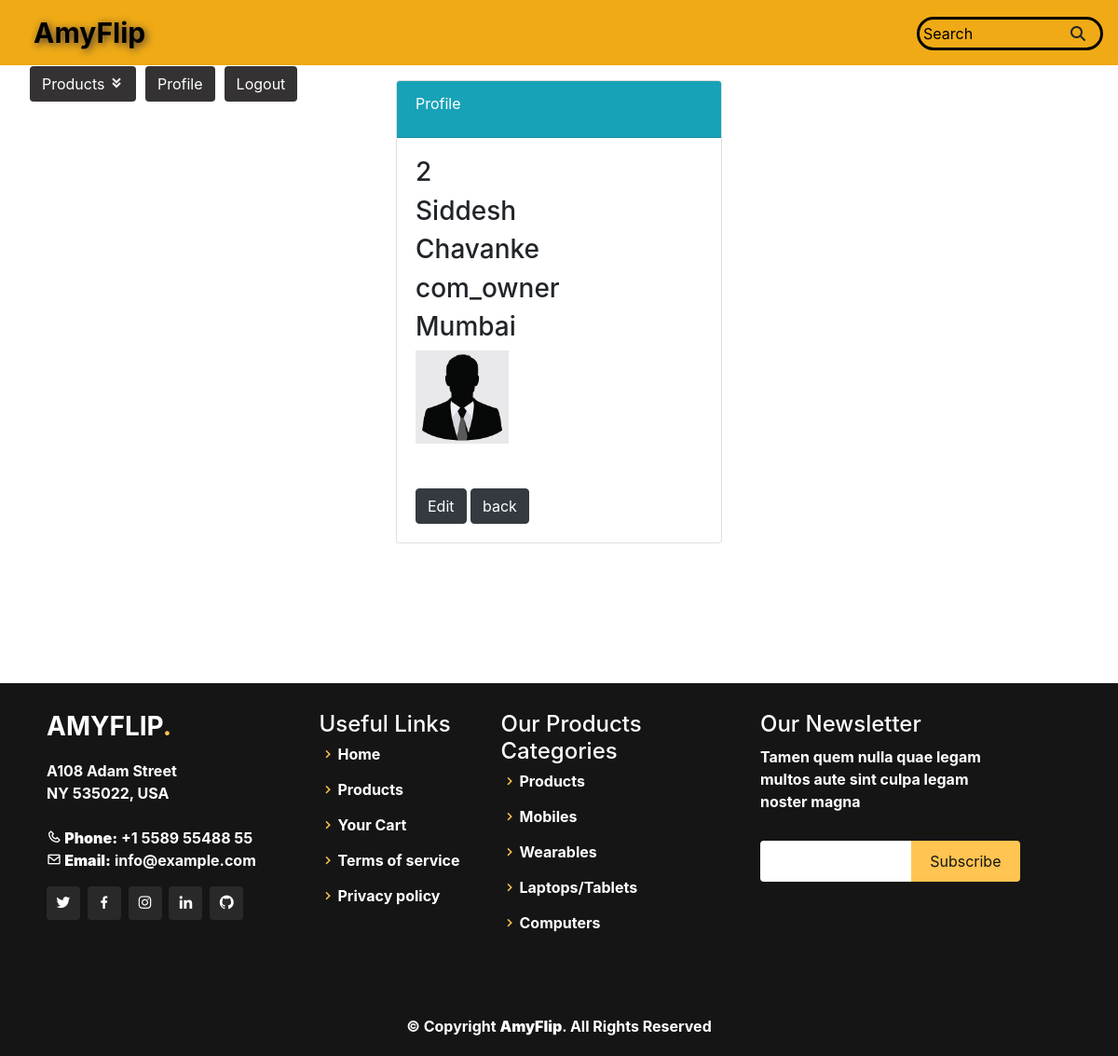
Screenshot of /profile/ (signed in) with the database file from the repository.
### users/models.py (models this page shows, shortened)
class Profile(models.Model):
    user = models.OneToOneField(User, on_delete = models.CASCADE)
    image = models.ImageField(default='profilepic.jpg', upload_to='profile_pictures')
    location = models.CharField(default = 'Location', max_length = 100)
    user_type_choices = (
        ('admin', 'admin'),
        ('com_owner', 'com_owner'),
        ('cust', 'cust')
    )
    user_type = models.CharField(max_length = 100, choices = user_type_choices, blank = False)

### users/views.py (the view)
# urls.py: path('profile/', userviews.ProfilePage, name='profile'),
def ProfilePage(request):
    prof = Profile.objects.get(user = request.user.id)
    if not request.user.is_authenticated:
        return redirect('login')
    context = {
        'prof' : prof
    }
    return render(request,'users/profile.html', context)

### users/templates/users/profile.html (shortened to what this page needs)
{% extends 'products/base.html' %}
{% block body %}
<div class="container">
    <div class="row">
        <div class="col-md-4 offset-md-4">
            <div class="card">
                <div class="card-header text-white bg-info">
                    <div class="card-title">
                        Profile
                    </div>
                </div>
                <div class="card-body">
                    <h3>{{ prof.id }}</h3>
                    <h3>{{ user.first_name }}</h3>
                    <h3>{{ user.last_name }}</h3>
                    <h3>{{ user.profile.user_type }}</h3>
                    <h3>{{ user.profile.location }}</h3>
                    <img height="100px" width="100px" src="{{ prof.image.url }}" alt="">
                    <br><br><br>
                    <a href="{% url 'edit_profile' prof.id %}" class="btn btn-dark">
                        Edit
                    </a>
                    <a href="{% url 'products:index' %}" class="btn btn-dark">
                        back
                    </a>
                </div>
            </div>
        </div>
    </div>
</div>
{% endblock %}

### electronic/templates/products/base.html (style rules this page uses)
body { overflow-x: hidden; }
::placeholder { color: black; }

### rows the page displays
Profile: id "2", image (picture)

### other values shown
{{ user.first_name }} "Siddesh"
{{ user.last_name }} "Chavanke"
{{ user.profile.user_type }} "com_owner"
{{ user.profile.location }} "Mumbai"
